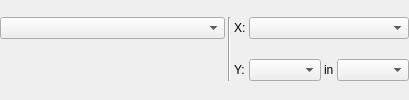
             <widget class="QWidget" name="page_PlotComp_StatFeatScatter">
              <layout class="QGridLayout" name="gridLayout_23">
               <property name="leftMargin">
                <number>0</number>
               </property>
               <property name="topMargin">
                <number>0</number>
               </property>
               <property name="rightMargin">
                <number>0</number>
               </property>
               <property name="bottomMargin">
                <number>0</number>
               </property>
               <property name="spacing">
                <number>3</number>
               </property>
               <item row="0" column="0">
                <widget class="QComboBox" name="comboBox_PlotComp_StatFeatScatter_Mode">
                 <property name="minimumSize">
                  <size>
                   <width>225</width>
                   <height>0</height>
                  </size>
                 </property>
                 <property name="maximumSize">
                  <size>
                   <width>225</width>
                   <height>16777215</height>
                  </size>
                 </property>
                </widget>
               </item>
               <item row="0" column="1" rowspan="2">
                <widget class="Line" name="line_PlotComp_StatFeatScatter">
                 <property name="orientation">
                  <enum>Qt::Vertical</enum>
                 </property>
                </widget>
               </item>
               <item row="0" column="2">
                <widget class="QLabel" name="label_PlotComp_StatFeatScatter_X">
                 <property name="sizePolicy">
                  <sizepolicy hsizetype="Maximum" vsizetype="Preferred">
                   <horstretch>0</horstretch>
                   <verstretch>0</verstretch>
                  </sizepolicy>
                 </property>
                 <property name="text">
                  <string>X:</string>
                 </property>
                </widget>
               </item>
               <item row="1" column="2">
                <widget class="QLabel" name="label_PlotComp_StatFeatScatter_Y">
                 <property name="sizePolicy">
                  <sizepolicy hsizetype="Maximum" vsizetype="Preferred">
                   <horstretch>0</horstretch>
                   <verstretch>0</verstretch>
                  </sizepolicy>
                 </property>
                 <property name="text">
                  <string>Y:</string>
                 </property>
                </widget>
               </item>
               <item row="1" column="3">
                <widget class="QComboBox" name="comboBox_PlotComp_StatFeatScatter_Stat_Y"/>
               </item>
               <item row="1" column="5">
                <widget class="QComboBox" name="comboBox_PlotComp_StatFeatScatter_Image_Y"/>
               </item>
               <item row="0" column="3" colspan="3">
                <widget class="QComboBox" name="comboBox_PlotComp_StatFeatScatter_Feature_X"/>
               </item>
               <item row="1" column="4">
                <widget class="QLabel" name="label_PlotComp_StatFeatScatter_X_Description">
                 <property name="sizePolicy">
                  <sizepolicy hsizetype="Maximum" vsizetype="Preferred">
                   <horstretch>0</horstretch>
                   <verstretch>0</verstretch>
                  </sizepolicy>
                 </property>
                 <property name="text">
                  <string>in</string>
                 </property>
                </widget>
               </item>
              </layout>
             </widget>
